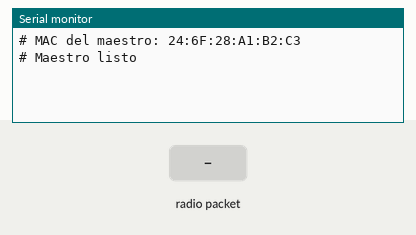
This sketch was run on a simulated ESP32. Shown: the last lines printed to the serial monitor. The inputs (shaded band) are chosen by the test bench.

Above: at 1.2 s.
1.3 s: radio packet "1" arrives
At 2.0 s:
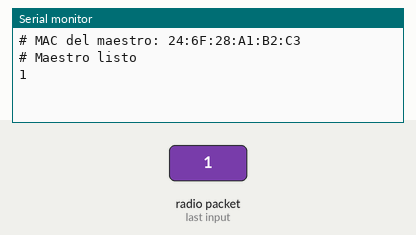
2.8 s: radio packet "0" arrives
At 3.2 s:
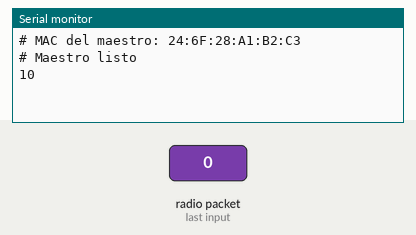

Measured:
- after the input at 1.3 s, the serial monitor: prints a new line at once (image 1)
- after the input at 2.8 s, the serial monitor: prints a new line at once (image 2)

The sketch:

maestro.ino
```cpp
// maestro.ino — puente USB <-> ESP-NOW. Va conectado a la PC.
// Cada línea que llega por Serial se manda al rover; lo que manda el rover se imprime tal cual.
#include <WiFi.h>
#include <esp_now.h>
#include <esp_mac.h>

// MAC del rover (la imprime al arrancar). Con la MAC real ESP-NOW confirma la entrega y reintenta.
// FF:FF:FF:FF:FF:FF = broadcast, por si cambias de placa.
uint8_t MAC_ROVER[6] = {0xEC, 0x64, 0xC9, 0x85, 0x8F, 0xB0};

void alRecibir(const esp_now_recv_info_t *info, const uint8_t *d, int n) {
  Serial.write(d, n);
}

void setup() {
  Serial.begin(115200);
  Serial.setTimeout(20);
  WiFi.mode(WIFI_STA);
  // ponytail: potencia baja para evitar brownout con USB débil. Si falta alcance: WIFI_POWER_19_5dBm (máx.)
  WiFi.setTxPower(WIFI_POWER_11dBm);
  uint8_t m[6];
  esp_read_mac(m, ESP_MAC_WIFI_STA);  // del eFuse; WiFi.macAddress() da 00:00... tan temprano en core 3.x
  Serial.printf("# MAC del maestro: %02X:%02X:%02X:%02X:%02X:%02X\n", m[0], m[1], m[2], m[3], m[4], m[5]);
  if (esp_now_init() != ESP_OK) { Serial.println("# error iniciando ESP-NOW"); return; }
  esp_now_register_recv_cb(alRecibir);
  esp_now_peer_info_t p = {};
  memcpy(p.peer_addr, MAC_ROVER, 6);
  esp_now_add_peer(&p);
  Serial.println("# Maestro listo");
}

void loop() {
  if (!Serial.available()) return;
  String l = Serial.readStringUntil('\n') + "\n";
  esp_now_send(MAC_ROVER, (const uint8_t *)l.c_str(), min((int)l.length(), 250));
}
```
